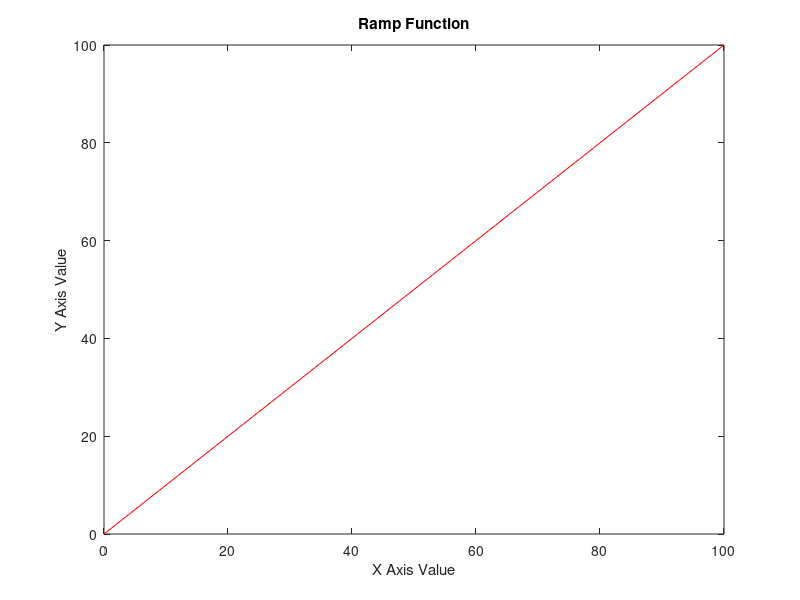

MATLAB code to generate this figure:
clc;
clear all;
clf;

N=100;
t=0:N;
X=t;
plot(t,X,'r');
title('Ramp Function');
xlabel('X Axis Value');
ylabel('Y Axis Value');
